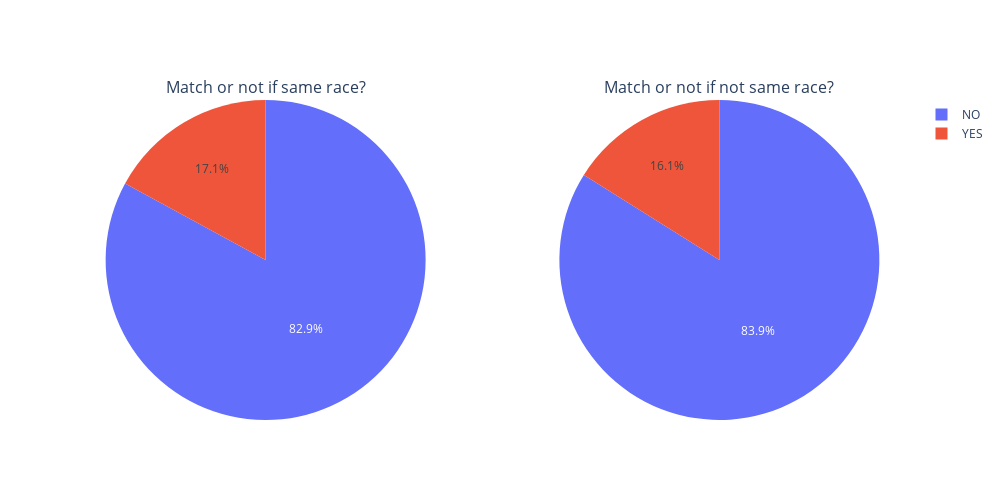

The notebook cell saved with this chart:
### Markdown cell above
- **Men's Preferences:**
  - Men tend to match with women who express interest in activities such as dining, movies, and music.

- **Women's Preferences:**
  - Women, on the other hand, tend to match with men who are interested in activities such as music, dining, and reading.

### Code cell
print(f"distribution of etnic backgrounds {df['race'].value_counts()}")

print(f"Average importance of same racial/ethnic background {round(df['imprace'].mean())}/10")

# match comparison based on whether the two people are of the same race
df['match'] = df['match'].apply(lambda x: 
                            'NO' if x == 0 else
                             'YES' if x == 1 else "NAN")

mask = df["samerace"]== 1
df_samerace = df[mask]
match_samerace = df_samerace["match"].value_counts()

fig_samerace= px.pie(match_samerace, values = match_samerace ,names=match_samerace.index ,
             title='Match or not if same race ?', 
             height=500, width=500)

mask2 = df["samerace"]== 0
df_not_samerace = df[mask2]
match_not_samerace = df_not_samerace["match"].value_counts()

fig_not_samerace = px.pie(match_not_samerace, values=match_not_samerace, names=match_not_samerace.index,
                          title='Match or not if not same race?',
                          height=500, width=500)

fig = make_subplots(rows=1, cols=2, subplot_titles=['Match or not if same race?', 'Match or not if not same race?'],
                    specs=[[{'type': 'domain'}, {'type': 'domain'}]])

# Add pie charts to subplots
fig.add_trace(fig_samerace['data'][0], row=1, col=1)
fig.add_trace(fig_not_samerace['data'][0], row=1, col=2)

# Update layout
fig.update_layout(height=500, width=1000)

# Show the figure
fig.show()

### Figure 1 — Plotly figure (JSON) as saved in the notebook; plotly's stock layout.template omitted (floating-point values rounded to 4 significant figures)
{"data": [{"domain": {"x": [0, 0.45], "y": [0, 1]}, "hovertemplate": "match=%{label}<br>value=%{value}<extra></extra>", "labels": ["NO", "YES"], "legendgroup": "", "name": "", "showlegend": true, "type": "pie", "values": [2750, 566]}, {"domain": {"x": [0.55, 1], "y": [0, 1]}, "hovertemplate": "match=%{label}<br>value=%{value}<extra></extra>", "labels": ["NO", "YES"], "legendgroup": "", "name": "", "showlegend": true, "type": "pie", "values": [4248, 814]}], "layout": {"annotations": [{"font": {"size": 16}, "showarrow": false, "text": "Match or not if same race?", "x": 0.225, "xanchor": "center", "xref": "paper", "y": 1, "yanchor": "bottom", "yref": "paper"}, {"font": {"size": 16}, "showarrow": false, "text": "Match or not if not same race?", "x": 0.775, "xanchor": "center", "xref": "paper", "y": 1, "yanchor": "bottom", "yref": "paper"}], "height": 500, "width": 1000}}
